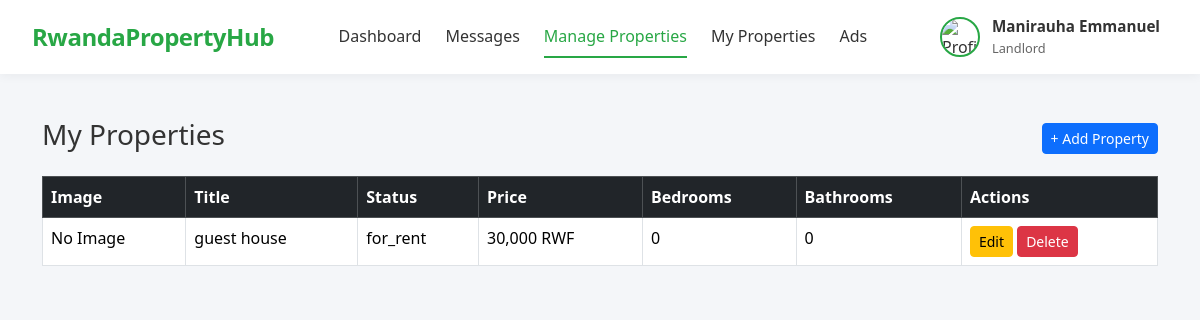
/landlord/manage_property.php (signed in), run on the app's committed database.
### tables this page shows
CREATE TABLE `users` (
  `id` int(11) NOT NULL,
  `first_name` varchar(100) NOT NULL,
  `last_name` varchar(100) NOT NULL,
  `email` varchar(150) NOT NULL,
  `phone` varchar(20) DEFAULT NULL,
  `password` varchar(255) NOT NULL,
  `role` enum('admin','agent','landlord','buyer','tenant') NOT NULL,
  `profile_image` varchar(255) DEFAULT NULL,
  `is_verified` tinyint(1) DEFAULT 0,
  `created_at` timestamp NOT NULL DEFAULT current_timestamp(),
  `updated_at` timestamp NOT NULL DEFAULT current_timestamp() ON UPDATE current_timestamp()
);

CREATE TABLE `properties` (
  `id` int(11) NOT NULL,
  `title` varchar(255) NOT NULL,
  `description` text DEFAULT NULL,
  `property_type` enum('house','apartment','land','commercial') NOT NULL,
  `status` enum('for_sale','for_rent','sold','rented') NOT NULL,
  `price` decimal(15,2) NOT NULL,
  `currency` varchar(10) DEFAULT 'RWF',
  `province` varchar(100) DEFAULT NULL,
  `district` varchar(100) DEFAULT NULL,
  `sector` varchar(100) DEFAULT NULL,
  `cells` varchar(40) NOT NULL,
  `address` varchar(255) DEFAULT NULL,
  `latitude` decimal(10,8) DEFAULT NULL,
  `longitude` decimal(11,8) DEFAULT NULL,
  `bedrooms` int(11) DEFAULT 0,
  `bathrooms` int(11) DEFAULT 0,
  `size_sqm` decimal(10,2) DEFAULT NULL,
  `owner_id` int(11) NOT NULL,
  `created_at` timestamp NOT NULL DEFAULT current_timestamp(),
  `updated_at` timestamp NOT NULL DEFAULT current_timestamp() ON UPDATE current_timestamp()
);

### landlord/manage_property.php (the view, shortened to what this page needs)
<?php
require '../config/database.php';
include '../includes/header.php';
$landlord_id = $_SESSION['user_id'];
$uploadDir = "../uploads/property/";
$stmt = $pdo->prepare("
    SELECT p.*,
        (SELECT image_url FROM property_images
         WHERE property_id = p.id AND is_primary = 1 LIMIT 1) as image
    FROM properties p
    WHERE owner_id = ?
    ORDER BY created_at DESC
");
$stmt->execute([$landlord_id]);
$properties = $stmt->fetchAll(PDO::FETCH_ASSOC);
?>
<div class="container mt-5">
    <div class="d-flex justify-content-between mb-3 align-items-center">
        <h3>My Properties</h3>
        <button class="btn btn-primary btn-sm" data-bs-toggle="modal" data-bs-target="#addPropertyModal">
            + Add Property
        </button>
    </div>
    <table class="table table-bordered table-hover">
        <thead class="table-dark">
            <tr>
                <th>Image</th>
                <th>Title</th>
                <th>Status</th>
                <th>Price</th>
                <th>Bedrooms</th>
                <th>Bathrooms</th>
                <th>Actions</th>
            </tr>
        </thead>
        <tbody>
            <?php foreach($properties as $p): ?>
            <tr>
                <td>
                <?php
                if(!empty($p['image']) && file_exists($uploadDir . $p['image'])){
                ?>
                    <img src="../uploads/property/<?= htmlspecialchars($p['image']) ?>"
                         width="80" height="60" class="rounded">
                <?php
                }else{
                    echo "No Image";
                }
                ?>
                </td>
                <td><?= htmlspecialchars($p['title']); ?></td>
                <td><?= $p['status']; ?></td>
                <td><?= number_format($p['price']); ?> <?= $p['currency']; ?></td>
                <td><?= $p['bedrooms']; ?></td>
                <td><?= $p['bathrooms']; ?></td>
                <td>
                    <button class="btn btn-warning btn-sm edit-btn"
                            data-id="<?= $p['id']; ?>"
                            data-bs-toggle="modal"
                            data-bs-target="#editPropertyModal">
                        Edit
                    </button>
                    <a href="?delete=<?= $p['id']; ?>" class="btn btn-danger btn-sm"
                       onclick="return confirm('Delete this property?')">
                        Delete
                    </a>
                </td>
            </tr>
            <?php endforeach; ?>
        </tbody>
    </table>
</div>

### includes/header.php (shortened to what this page needs)
<?php
require dirname(__DIR__) . '/config/database.php';
$user_id = $_SESSION['user_id'];
$stmt = $pdo->prepare("SELECT * FROM users WHERE id = ?");
$stmt->execute([$user_id]);
$user = $stmt->fetch(PDO::FETCH_ASSOC);
$full_name = $user['first_name'] . ' ' . $user['last_name'];
$role = $_SESSION['role'] ?? $user['role'];
$profile_image = $user['profile_image'] ?? 'default.png';
$current_page = basename($_SERVER['PHP_SELF']);
$nav_links = [];
$dashboard_url = '';
if ($role === 'admin') {
    $dashboard_url = '../admin/dashboard.php';
} elseif ($role === 'landlord') {
    $dashboard_url = '../landlord/dashboard.php';
} elseif ($role === 'agent') {
    $dashboard_url = '../agent/dashboard.php';
} elseif (in_array($role, ['buyer', 'tenant'])) {
    $dashboard_url = '../users/dashboard.php';
} else {
    $dashboard_url = '#';
}
$nav_links[] = ['url' => $dashboard_url, 'label' => 'Dashboard'];
$nav_links[] = ['url' => '../messages/chats.php', 'label' => 'Messages'];
if ($role === 'admin') {
    $nav_links[] = ['url' => '../users/manage_users.php', 'label' => 'Manage Users'];
    $nav_links[] = ['url' => '../admin/properties.php', 'label' => 'View Properties'];
    $nav_links[] = ['url' => '../admin/manage_ads.php', 'label' => 'Manage Ads'];
    $nav_links[] = ['url' => '#', 'label' => 'Reports'];
} elseif (in_array($role, ['agent', 'landlord'])) {
    $nav_links[] = ['url' => '../landlord/manage_property.php', 'label' => 'Manage Properties'];
    $nav_links[] = ['url' => '../property/properties.php', 'label' => 'My Properties'];
    $nav_links[] = ['url' => '../users/submit_ad.php', 'label' => 'Ads'];
} elseif (in_array($role, ['buyer', 'tenant'])) {
    $nav_links[] = ['url' => '../property/view_properties.php', 'label' => 'Browse Properties'];
    $nav_links[] = ['url' => '../users/favorites.php', 'label' => 'Saved Properties'];
    $nav_links[] = ['url' => '../users/submit_ad.php', 'label' => 'Ads'];
}
?>
<!DOCTYPE html>
<html lang="en">
<head>
    <link href="https://cdn.jsdelivr.net/npm/bootstrap@5.3.2/dist/css/bootstrap.min.css" rel="stylesheet">
    <link rel="stylesheet" href="https://cdnjs.cloudflare.com/ajax/libs/font-awesome/6.4.0/css/all.min.css">
</head>
<body>
<nav class="navbar">
    <a href="../index.php" class="logo">RwandaPropertyHub</a>
    <div class="nav-links" id="navLinks">
        <?php foreach ($nav_links as $link):
            $active = (basename($link['url']) === $current_page) ? 'class="active"' : '';
        ?>
            <a href="<?= $link['url'] ?>" <?= $active ?>><?= $link['label'] ?></a>
        <?php endforeach; ?>
    </div>
    <div class="user-menu" id="userMenu">
        <div class="user-info">
            <img src="../uploads/profile/<?= htmlspecialchars($profile_image) ?>" alt="Profile">
            <div>
                <strong><?= htmlspecialchars($full_name) ?></strong><br>
                <small><?= htmlspecialchars(ucfirst($role)) ?></small>
            </div>
        </div>
    </div>
</nav>
</body>
</html>

### includes/header.php (style rules this page uses)
:root { --primary: #28a745; --primary-dark: #218838; --text: #333; --text-light: #666; --bg-light: #f4f6f9; --white: #fff; --shadow: 0 2px 10px rgba(0,0,0,0.05); --shadow-lg: 0 5px 20px rgba(0,0,0,0.08); --border: #ddd; }
* { margin: 0; padding: 0; box-sizing: border-box; font-family: 'Segoe UI', Tahoma, Geneva, Verdana, sans-serif; }
body { background-color: var(--bg-light); color: var(--text); padding-top: 70px; }
.navbar { display: flex; justify-content: space-between; align-items: center; padding: 0.75rem 2rem; background: var(--white); box-shadow: var(--shadow); position: fixed; top: 0; left: 0; right: 0; z-index: 1000; transition: all 0.3s ease; }
.logo { font-size: 1.5rem; font-weight: 700; color: var(--primary); text-decoration: none; letter-spacing: -0.5px; }
.nav-links { display: flex; align-items: center; gap: 1.5rem; }
.nav-links a { text-decoration: none; color: var(--text); font-weight: 500; padding: 0.5rem 0; border-bottom: 2px solid transparent; transition: color 0.2s, border-color 0.2s; }
.nav-links a.active { color: var(--primary); border-bottom-color: var(--primary); }
.user-menu { position: relative; cursor: pointer; }
.user-info { display: flex; align-items: center; gap: 0.75rem; padding: 0.25rem 0.5rem; border-radius: 30px; transition: background 0.2s; }
.user-info img { width: 40px; height: 40px; border-radius: 50%; object-fit: cover; border: 2px solid var(--primary); }
.user-info div { line-height: 1.3; }
.user-info strong { font-size: 0.95rem; }
.user-info small { font-size: 0.8rem; color: var(--text-light); }

### data on the page
users: full_name "Manirauha Emmanuel"
properties: title "guest house", status "for_rent", price "30,000", currency "RWF", bedrooms "0", bathrooms "0"

### other printed values
$link['label'] "Dashboard"
$link['label'] "Messages"
$link['label'] "Manage Properties"
$link['label'] "My Properties"
$link['label'] "Ads"
$role "Landlord"
